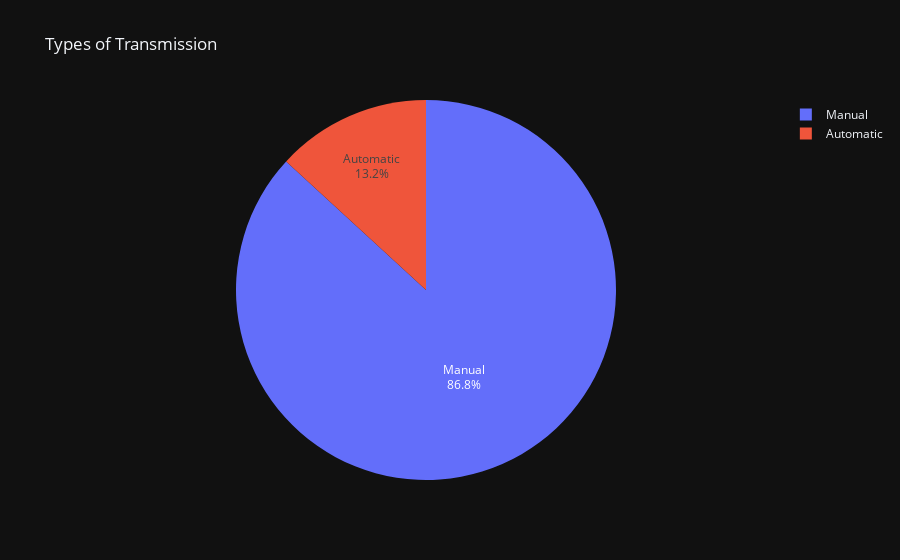

The notebook cell saved with this chart:
### Markdown cell above
### First -> Type of transmission on Selling Price

### Code cell
type_transmission = df['transmission'].value_counts()
px.pie(title='Types of Transmission',
       values = type_transmission.values,
       names = type_transmission.index,
       template = 'plotly_dark'
       ).update_traces(textinfo='label+percent')

### Figure 1 — Plotly figure (JSON) as saved in the notebook; plotly's stock layout.template omitted (floating-point values rounded to 4 significant figures)
{"data": [{"domain": {"x": [0, 1], "y": [0, 1]}, "hovertemplate": "label=%{label}<br>value=%{value}<extra></extra>", "labels": ["Manual", "Automatic"], "legendgroup": "", "name": "", "showlegend": true, "textinfo": "label+percent", "type": "pie", "values": [6865, 1041]}], "layout": {"legend": {"tracegroupgap": 0}, "title": {"text": "Types of Transmission"}}}
